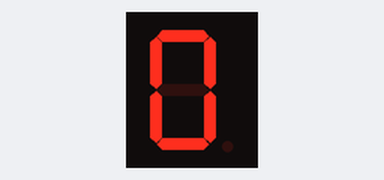
The sketch below on a simulated Arduino Uno, built with avr-gcc and run on an emulated ATmega328P. Parts: 1-digit seven-segment display. Wiring (inferred from the names in the program): 1-digit 7-segment display, segments lit when HIGH: segments pin 7, pin 6, pin 5, pin 11, pin 10, pin 8, pin 9. The segment pins are drawn as the display they are named for.

Above: at 0.1 s.
At 10.1 s:
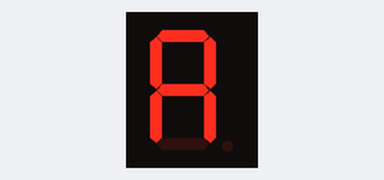
At 12.1 s:
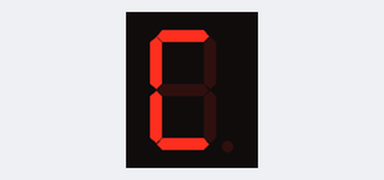
At 13.1 s:
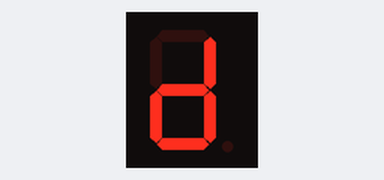
At 14.1 s:
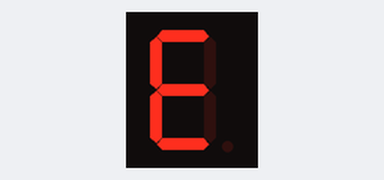
At 15.1 s:
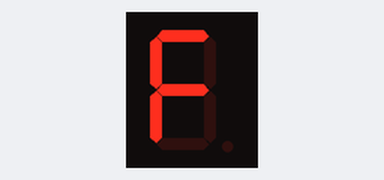

Measured:
- by itself, everything shown: repeats every 16.0 s, in 16 steps
- what the display in image 1 shows lasts 1.0 s, from 10.0 s to 11.0 s

The sketch:

seven_segment.ino
```cpp
/*
  Seven Segment Display Control

  Program ini digunakan untuk mengontrol sebuah seven segment display
  menggunakan Arduino untuk menampilkan angka dan karakter heksadesimal
  secara berurutan.

  Prinsip kerja sistem:
  - Setiap segmen pada seven segment (a, b, c, d, e, f, g) dihubungkan
    ke pin digital Arduino.
  - Arduino mengontrol penyalaan setiap segmen menggunakan fungsi
    digitalWrite() sehingga kombinasi segmen tertentu dapat membentuk
    angka atau karakter.
  - Waktu tampilan setiap angka diatur menggunakan fungsi delay().
  - Sistem berjalan secara berulang di dalam fungsi loop().

  Catatan:
  - Setiap segmen LED sebaiknya menggunakan resistor untuk membatasi arus
    agar komponen tidak rusak.
  - Jenis seven segment yang digunakan (common anode atau common cathode)
    akan mempengaruhi logika HIGH dan LOW pada program.
  - Pola penyalaan segmen menentukan bentuk angka yang ditampilkan.

  Program ini dibuat sebagai latihan penggunaan output digital
  serta pengendalian tampilan LED pada sistem mikrokontroler Arduino.

  Dibuat oleh Ucky Pradestha
  Tahun 2026
  Direvisi oleh -
  Tahun -
*/

//7-Segment Display
//Display 0 - 9 dan A - F

// Pin mapping segment
const int segmentPins[7] = {7, 6, 5, 11, 10, 8, 9};
// a  b  c  d  e  f  g

// Pola segmen 0-F
// urutan segmen: a b c d e f g
byte digitPattern[16][7] = {

  {1,1,1,1,1,1,0}, //0
  {0,1,1,0,0,0,0}, //1
  {1,1,0,1,1,0,1}, //2
  {1,1,1,1,0,0,1}, //3
  {0,1,1,0,0,1,1}, //4
  {1,0,1,1,0,1,1}, //5
  {1,0,1,1,1,1,1}, //6
  {1,1,1,0,0,0,0}, //7
  {1,1,1,1,1,1,1}, //8
  {1,1,1,1,0,1,1}, //9
  {1,1,1,0,1,1,1}, //A
  {0,0,1,1,1,1,1}, //b
  {1,0,0,1,1,1,0}, //C
  {0,1,1,1,1,0,1}, //d
  {1,0,0,1,1,1,1}, //E
  {1,0,0,0,1,1,1}  //F
};

void setup()
{
  for(int i=0;i<7;i++)
  {
    pinMode(segmentPins[i], OUTPUT);
  }
}

void loop()
{
  for(int i=0;i<16;i++)   //0 sampai F
  {
    displayDigit(i);
    delay(1000);
  }
}

// Fungsi menampilkan digit
void displayDigit(int num)
{
  for(int i=0;i<7;i++)
  {
    digitalWrite(segmentPins[i], digitPattern[num][i]);
  }
}
```
